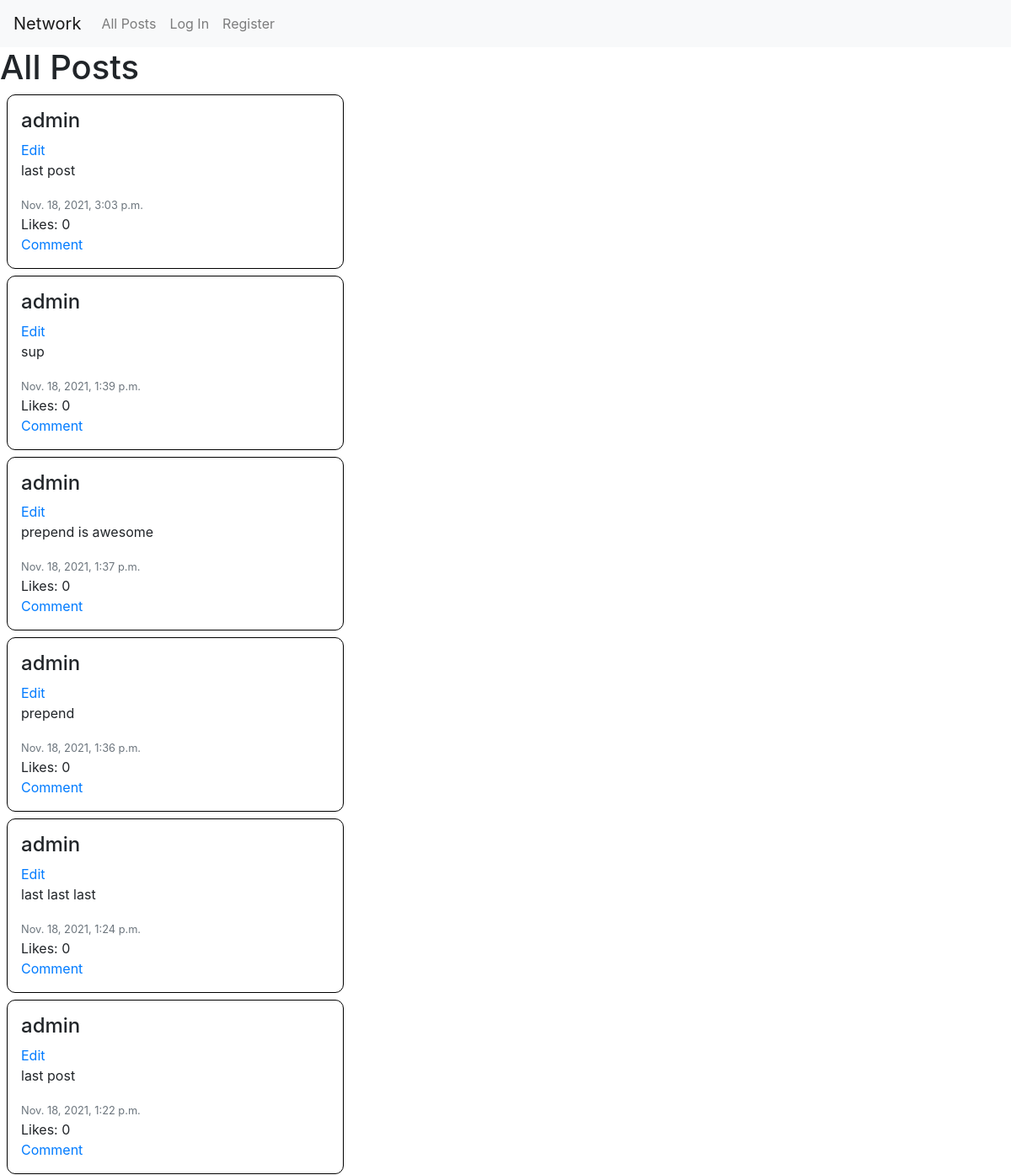
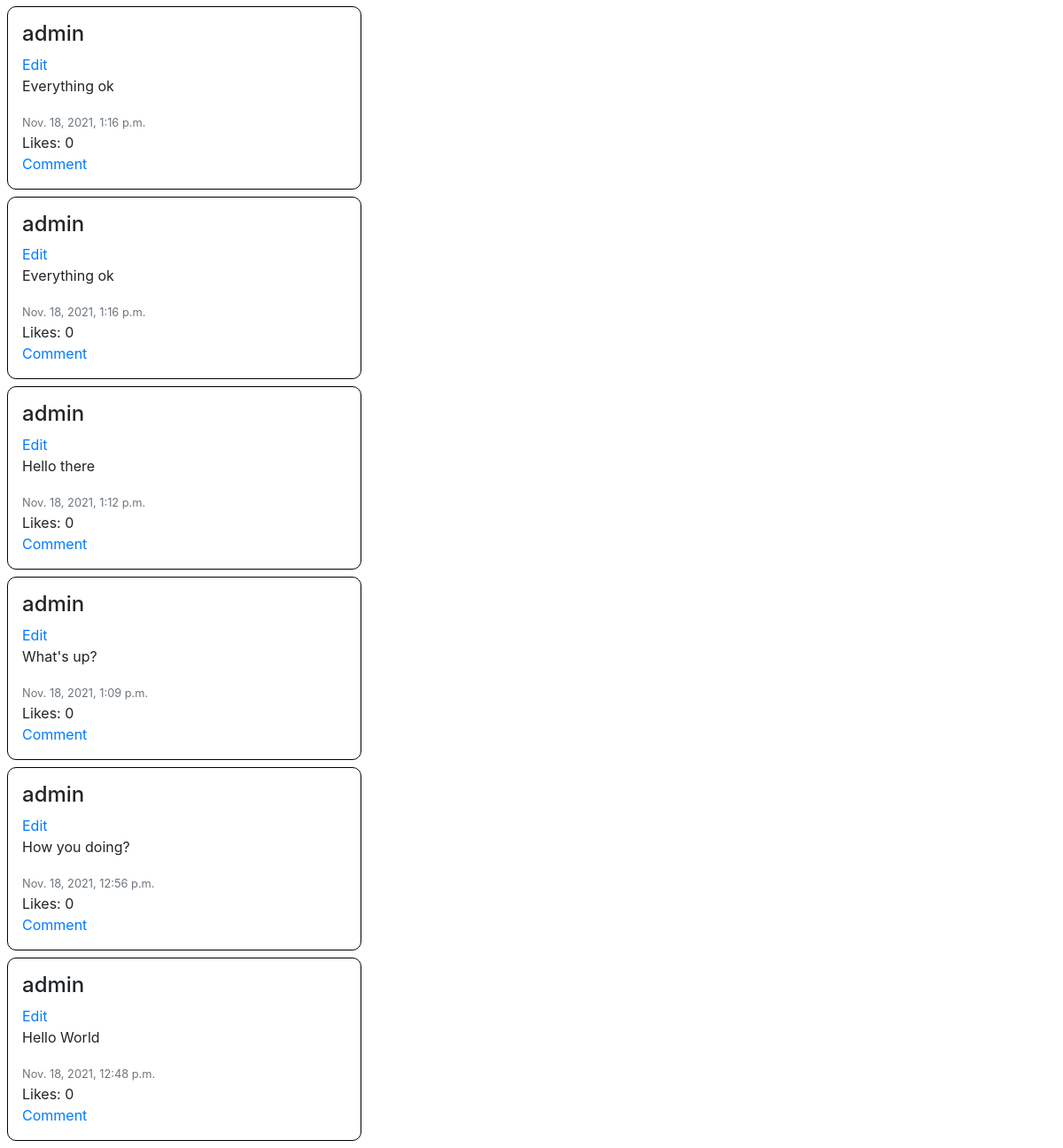
The app's page /, older data (2 pictures, top to bottom).
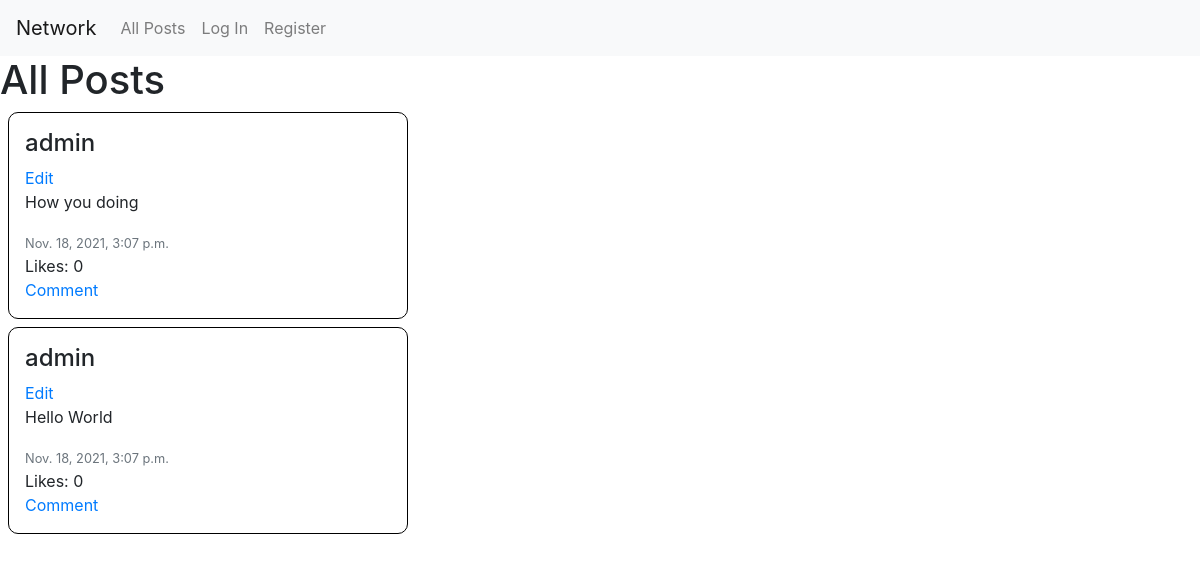
The same page, newer data.
### network/models.py (models this page shows)
class Post(models.Model):
    creator = models.ForeignKey(User, on_delete=models.CASCADE)
    message = models.CharField(max_length=128)
    timestamp = models.DateTimeField(auto_now_add=True)
    likes = models.IntegerField(default=0)

class User(AbstractUser):
    followers = models.IntegerField(default=0)
    following = models.IntegerField(default=0)

### network/views.py (the view)
# urls.py: path("", views.index, name="index"),
def index(request):
    posts = Post.objects.all().order_by('-timestamp')
    return render(request, "network/index.html", {'posts': posts})

### network/templates/network/index.html (shortened to what this page needs)
{% extends "network/layout.html" %}
{% load static %}
{% block body %}
    <h1>All Posts</h1>
    <div id="posts">
        {% for post in posts %}
        <div class="post  p-3 m-2 col-lg-4 col-sm-6">
            <h4>{{ post.creator }}</h4>
            <a href="#">Edit</a>
            <p>{{ post.message }}</p>
            <small class='text-secondary'>{{ post.timestamp }}</small>
            <br>
            <span>Likes: {{post.likes }}</span> <br>
            <a href="#">Comment</a>
        </div>
        {% endfor %}
    </div>
{% endblock %}

### network/templates/network/layout.html (shortened to what this page needs)
{% load static %}
<!DOCTYPE html>
<html lang="en">
    <head>
        <link rel="stylesheet" href="https://stackpath.bootstrapcdn.com/bootstrap/4.4.1/css/bootstrap.min.css">
        <link href="{% static 'network/styles.css' %}" rel="stylesheet">
    </head>
    <body>
        <nav class="navbar navbar-expand-sm navbar-light bg-light">
            <a class="navbar-brand" href="#">Network</a>
            <div>
              <ul class="navbar-nav mr-auto">
                <li class="nav-item">
                  <a class="nav-link" href="{% url 'index' %}">All Posts</a>
                </li>
                {% if user.is_authenticated %}
                    <li class="nav-item">
                        <a class="nav-link" href="#">Following</a>
                    </li>
                    <li class="nav-item">
                        <a class="nav-link" href="{% url 'logout' %}">Log Out</a>
                    </li>
                {% else %}
                    <li class="nav-item">
                        <a class="nav-link" href="{% url 'login' %}">Log In</a>
                    </li>
                    <li class="nav-item">
                        <a class="nav-link" href="{% url 'register' %}">Register</a>
                    </li>
                {% endif %}
              </ul>
            </div>
          </nav>
        <div class="body">
            {% block body %}
            {% endblock %}
        </div>
    </body>
</html>

### network/static/network/styles.css (style rules this page uses)
.post { border: 1px solid black; border-radius: 10px; }

Row changes from the older to the newer data that the page shows:
removed Post: creator "admin", message "last post", timestamp "Nov. 18, 2021, 3:03 p.m.", likes "0"
removed Post: creator "admin", message "sup", timestamp "Nov. 18, 2021, 1:39 p.m.", likes "0"
removed Post: creator "admin", message "prepend is awesome", timestamp "Nov. 18, 2021, 1:37 p.m.", likes "0"
removed Post: creator "admin", message "prepend", timestamp "Nov. 18, 2021, 1:36 p.m.", likes "0"
removed Post: creator "admin", message "last last last", timestamp "Nov. 18, 2021, 1:24 p.m.", likes "0"
removed Post: creator "admin", message "last post", timestamp "Nov. 18, 2021, 1:22 p.m.", likes "0"
removed Post: creator "admin", message "Everything ok", timestamp "Nov. 18, 2021, 1:16 p.m.", likes "0"
removed Post: creator "admin", message "Everything ok", timestamp "Nov. 18, 2021, 1:16 p.m.", likes "0"
removed Post: creator "admin", message "Hello there", timestamp "Nov. 18, 2021, 1:12 p.m.", likes "0"
removed Post: creator "admin", message "What's up?", timestamp "Nov. 18, 2021, 1:09 p.m.", likes "0"
removed Post: creator "admin", message "How you doing?", timestamp "Nov. 18, 2021, 12:56 p.m.", likes "0"
removed Post: creator "admin", message "Hello World", timestamp "Nov. 18, 2021, 12:48 p.m.", likes "0"
added Post: creator "admin", message "How you doing", timestamp "Nov. 18, 2021, 3:07 p.m.", likes "0"
added Post: creator "admin", message "Hello World", timestamp "Nov. 18, 2021, 3:07 p.m.", likes "0"
